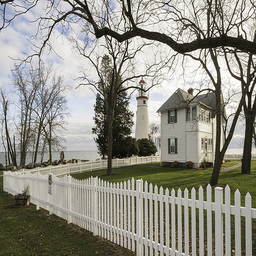
#> input picture images/2013-11-20 11_21_32.jpg, 256 x 256 px, given as the content of the folder images/2013-11-20 11_21_32.jpg, which was not available
$ python -i edge_promoting.py   (imports and definitions only)
#> lines starting #> are read from the running program, lines starting #| are printed output that depends on the picture; after the words box and inside, x2 and y2 are one past the last pixel; in counts of white or black regions, pixels touching at a corner belong together; pictures that were not available may be replaced by others from this repository, and a replacement may not be noted
import cv2, os
import numpy as np
from tqdm import tqdm

def edge_promoting(root, save):
#> called with root = 'images/2013-11-20 11_21_32.jpg', save = 'out.png'
    file_list = os.listdir(root)
    if not os.path.isdir(save):
        os.makedirs(save)
    kernel_size = 5
    kernel = np.ones((kernel_size, kernel_size), np.uint8)
    gauss = cv2.getGaussianKernel(kernel_size, 0)
    gauss = gauss * gauss.transpose(1, 0)
    n = 1
    for f in tqdm(file_list):
        # print(f)
        rgb_img = cv2.imread(os.path.join(root, f))
#> rgb_img is the input picture: shape (256, 256, 3); mean B, G, R 133.2, 143.1, 144.5
        gray_img = cv2.imread(os.path.join(root, f), 0)
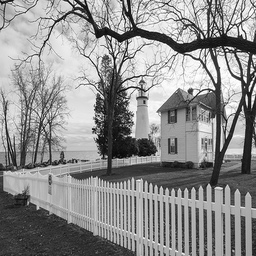
#> gray_img: shape (256, 256); min 0, max 255, mean 142.3
        rgb_img = cv2.resize(rgb_img, (256, 256))
        pad_img = np.pad(rgb_img, ((2,2), (2,2), (0,0)), mode='reflect')
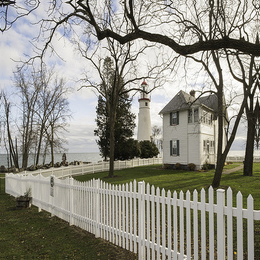
#> pad_img: shape (260, 260, 3); mean B, G, R 132.6, 142.6, 143.9
        gray_img = cv2.resize(gray_img, (256, 256))
        edges = cv2.Canny(gray_img, 100, 200)
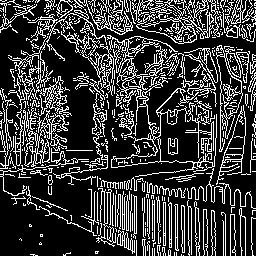
#> edges: shape (256, 256); 23.3% white in thin lines or dots
        dilation = cv2.dilate(edges, kernel)
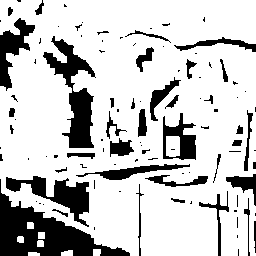
#> dilation: shape (256, 256); 78.5% white; 103 black regions (63 under 20 px), largest, box (x1, y1, x2, y2) and area: (0, 179, 130, 256) 3710, (43, 36, 96, 148) 2191, (6, 176, 89, 227) 1490

        gauss_img = np.copy(rgb_img)
        idx = np.where(dilation != 0)
#> idx = 51455 positions, rows 0 to 255, columns 0 to 255
        for i in range(np.sum(dilation != 0)):
            gauss_img[idx[0][i], idx[1][i], 0] = np.sum(np.multiply(pad_img[idx[0][i]:idx[0][i] + kernel_size, idx[1][i]:idx[1][i] + kernel_size, 0], gauss))
            gauss_img[idx[0][i], idx[1][i], 1] = np.sum(np.multiply(pad_img[idx[0][i]:idx[0][i] + kernel_size, idx[1][i]:idx[1][i] + kernel_size, 1], gauss))
            gauss_img[idx[0][i], idx[1][i], 2] = np.sum(np.multiply(pad_img[idx[0][i]:idx[0][i] + kernel_size, idx[1][i]:idx[1][i] + kernel_size, 2], gauss))
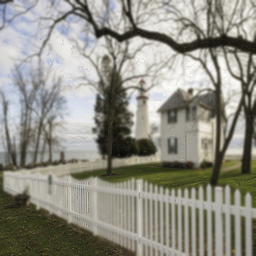
#> gauss_img: shape (256, 256, 3); mean B, G, R 132.8, 142.7, 144.1

        result = np.concatenate((rgb_img, gauss_img), 1)
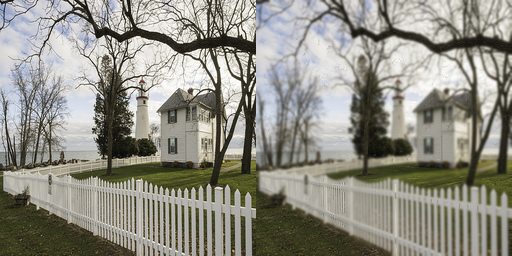
#> result: shape (256, 512, 3); mean B, G, R 133, 142.9, 144.3

        cv2.imwrite(os.path.join(save, str(n) + '.png'), result)
        n += 1
# [4 lines not run here, left out]

>>> result = edge_promoting('images/2013-11-20 11_21_32.jpg', 'out.png')

$ run again, on images/2013-11-20 21_53_23.jpg
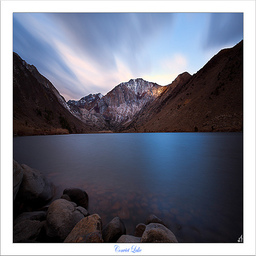
#> input picture images/2013-11-20 21_53_23.jpg, 256 x 256 px, given as the content of the folder images/2013-11-20 21_53_23.jpg, which was not available
#> in edge_promoting, rgb_img is the input picture: shape (256, 256, 3); mean B, G, R 127.5, 113.8, 111
#> in edge_promoting, `edges = cv2.Canny(gray_img, 100, 200)`:
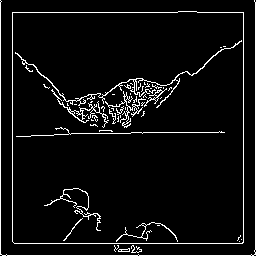
#> edges: shape (256, 256); 5.7% white in thin lines or dots
#> dilation: shape (256, 256); 23.4% white; 1 white region, box (x1, y1, x2, y2) and area: (0, 0, 256, 256) 15340
#> idx = 15340 positions, rows 0 to 255, columns 0 to 255
#> in edge_promoting, `result = np.concatenate((rgb_img, gauss_img), 1)`:
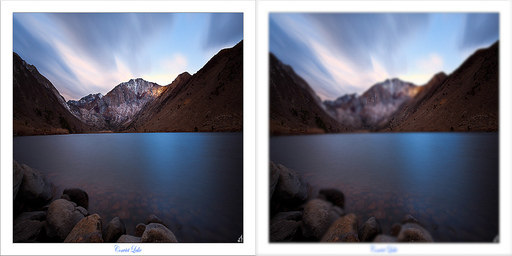
#> result: shape (256, 512, 3); mean B, G, R 127.5, 113.9, 111.1

$ run again, on images/2013-11-21 05_56_32.jpg
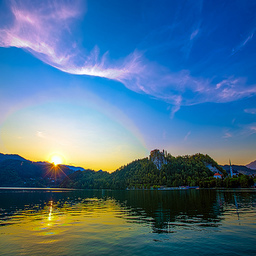
#> input picture images/2013-11-21 05_56_32.jpg, 256 x 256 px, given as the content of the folder images/2013-11-21 05_56_32.jpg, which was not available
#> in edge_promoting, rgb_img is the input picture: shape (256, 256, 3); mean B, G, R 142.4, 113.2, 76.4
#> in edge_promoting, `edges = cv2.Canny(gray_img, 100, 200)`:
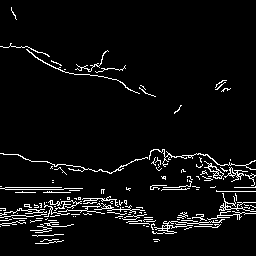
#> edges: shape (256, 256); 5.2% white in thin lines or dots
#> dilation: shape (256, 256); 20.9% white; 8 white regions, largest, box (x1, y1, x2, y2) and area: (0, 147, 256, 246) 11170, (0, 41, 158, 99) 1909, (213, 78, 233, 94) 237
#> idx = 13724 positions, rows 5 to 245, columns 0 to 255
#> in edge_promoting, `result = np.concatenate((rgb_img, gauss_img), 1)`:
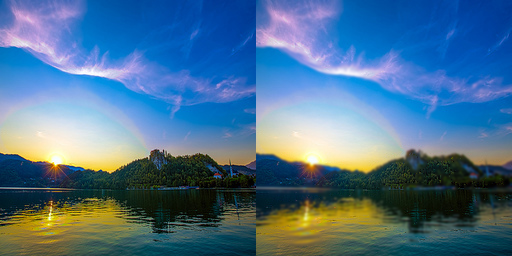
#> result: shape (256, 512, 3); mean B, G, R 142.4, 113.2, 76.4

$ run again, on images/2013-12-11 13_56_28.jpg
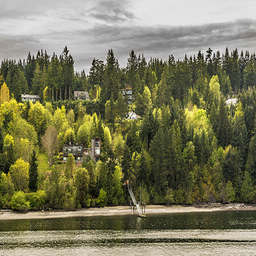
#> input picture images/2013-12-11 13_56_28.jpg, 256 x 256 px, given as the content of the folder images/2013-12-11 13_56_28.jpg, which was not available
#> in edge_promoting, rgb_img is the input picture: shape (256, 256, 3); mean B, G, R 90.8, 120.4, 121.9
#> in edge_promoting, `edges = cv2.Canny(gray_img, 100, 200)`:
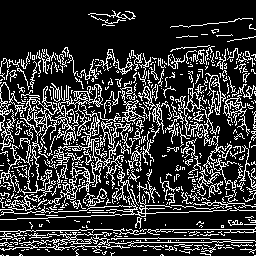
#> edges: shape (256, 256); 21.2% white in thin lines or dots
#> dilation: shape (256, 256); 73.5% white; 128 black regions (79 under 20 px), largest, box (x1, y1, x2, y2) and area: (0, 0, 256, 69) 11368, (143, 213, 256, 228) 965, (151, 135, 181, 192) 688
#> idx = 48156 positions, rows 8 to 255, columns 0 to 255
#> in edge_promoting, `result = np.concatenate((rgb_img, gauss_img), 1)`:
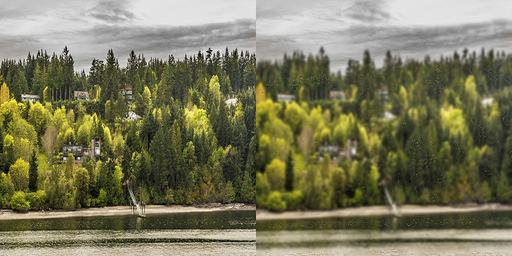
#> result: shape (256, 512, 3); mean B, G, R 90.6, 120.2, 121.7
